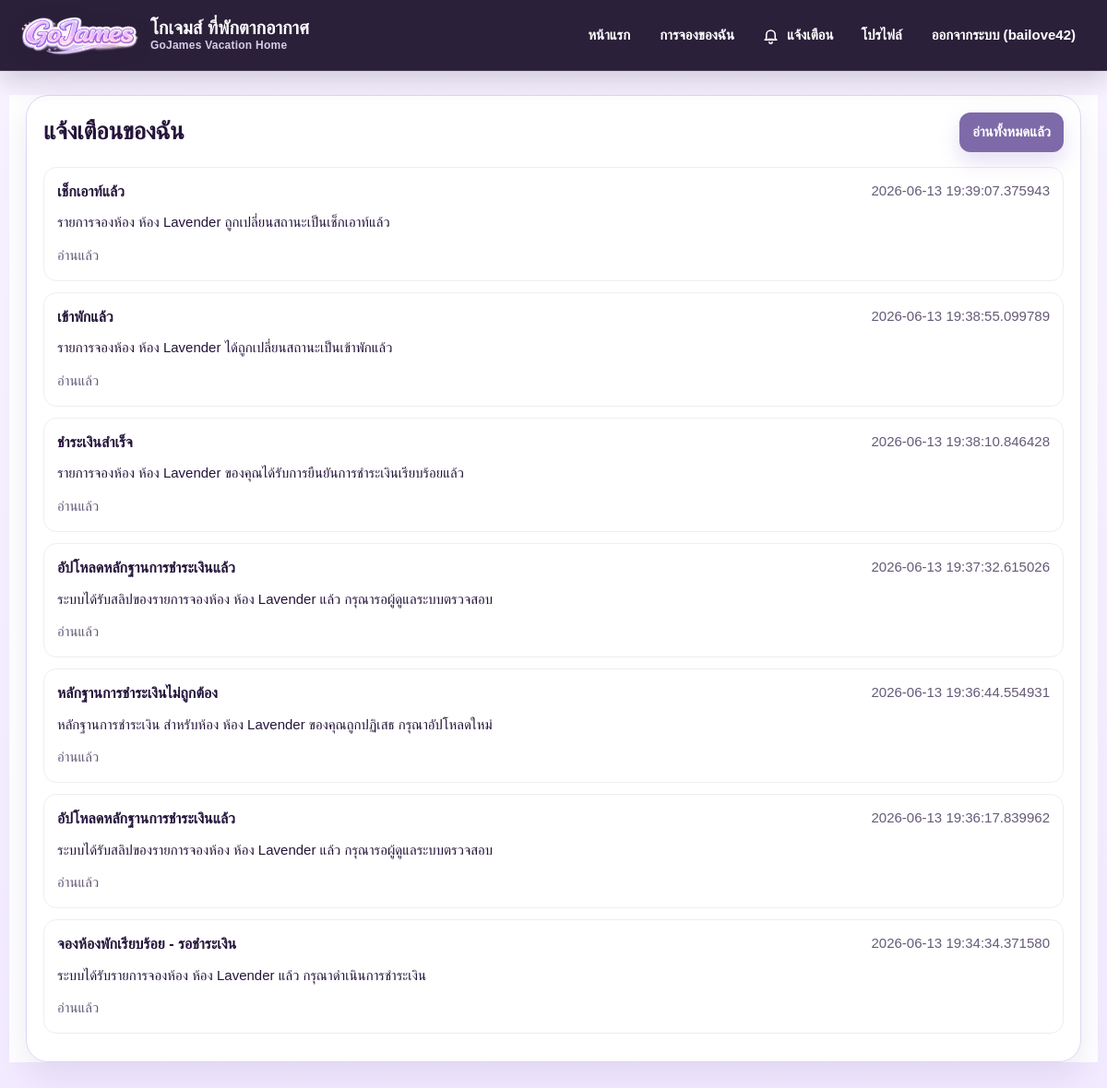
The app's page /notifications (signed in) with its own data.
### tables this page shows
CREATE TABLE notifications(
        id INTEGER PRIMARY KEY AUTOINCREMENT,
        username TEXT NOT NULL,
        title TEXT NOT NULL,
        message TEXT NOT NULL,
        is_read INTEGER NOT NULL DEFAULT 0,
        created_at TEXT NOT NULL
    );

### app.py (the view)
@app.route("/notifications")
def notifications():
    if "user" not in session:
        flash("กรุณาเข้าสู่ระบบก่อน")
        return redirect("/login")
    conn = get_db()
    cur = conn.cursor()
    cur.execute("""
        SELECT * FROM notifications
        WHERE username = ?
        ORDER BY id DESC
    """, (session["user"],))
    items = cur.fetchall()
    conn.close()
    return render_template("notifications.html", notifications=items)

### app.py (called while the page is built, shortened)
def get_db():
    conn = sqlite3.connect(DB_PATH)
    conn.row_factory = sqlite3.Row
    return conn

def get_now():
    return datetime.now()

@app.before_request
def run_auto_cancel_before_each_request():
    auto_cancel_expired_bookings()
    remind_before_checkin()

def remind_before_checkin():
    conn = get_db()
    cur = conn.cursor()
    now_dt = get_now()
    upcoming_limit = now_dt + timedelta(days=1)
    cur.execute("""
        SELECT * FROM bookings
        WHERE status IN ('deposit_paid', 'remaining_counter_pending')
          AND checkin_reminder_sent_at IS NULL
    """)
    rows = cur.fetchall()
    changed_ids = []
    for booking_id in changed_ids:
        cur.execute("""
            UPDATE bookings
            SET checkin_reminder_sent_at = ?
            WHERE id = ?
        """, (now_dt.strftime("%Y-%m-%d %H:%M:%S"), booking_id))
    conn.commit()
    conn.close()

def auto_cancel_expired_bookings():
    conn = get_db()
    cur = conn.cursor()
    now_str = get_now().strftime("%Y-%m-%d %H:%M:%S")
    cur.execute("""
        SELECT * FROM bookings
        WHERE status = 'approved'
          AND payment_deadline IS NOT NULL
          AND payment_deadline < ?
    """, (now_str,))
    expired_bookings = cur.fetchall()
    if not expired_bookings:
        conn.close()
        return

### templates/notifications.html (shortened to what this page needs)
{% extends "base.html" %}
{% block content %}
<div class="card">
    <div style="display:flex; justify-content:space-between; align-items:center; gap:10px; flex-wrap:wrap;">
        <h2 style="margin:0;">แจ้งเตือนของฉัน {% if unread_notification_count > 0 %}<span class="notification-badge" style="vertical-align:middle;">{{ unread_notification_count }}</span>{% endif %}</h2>
        <a class="btn btn-secondary" href="/notifications/read-all">อ่านทั้งหมดแล้ว</a>
    </div>
    <div style="margin-top:16px;">
        {% if notifications %}
            {% for n in notifications %}
            <div style="padding:14px; border:1px solid #eee; border-radius:14px; margin-bottom:12px; background:{% if n['is_read'] == 0 %}#faf5ff{% else %}white{% endif %};">
                <div style="display:flex; justify-content:space-between; gap:10px; flex-wrap:wrap;">
                    <strong>{{ n["title"] }}</strong>
                    <span class="muted">{{ n["created_at"] }}</span>
                </div>
                <p style="margin:10px 0 12px 0;">{{ n["message"] }}</p>
                {% if n["is_read"] == 0 %}
                    <a class="btn" href="/notifications/read/{{ n['id'] }}">ทำเครื่องหมายว่าอ่านแล้ว</a>
                {% else %}
                    <span class="muted">อ่านแล้ว</span>
                {% endif %}
            </div>
            {% endfor %}
        {% else %}
            <p class="muted">ยังไม่มีการแจ้งเตือน</p>
        {% endif %}
    </div>
</div>
{% endblock %}

### records on screen
notifications: title "เช็กเอาท์แล้ว", created_at "2026-06-13 19:39:07.375943", message "รายการจองห้อง ห้อง Lavender ถูกเปลี่ยนสถานะเป็นเช็กเอาท์แล้ว", is_read "อ่านแล้ว"
notifications: title "เข้าพักแล้ว", created_at "2026-06-13 19:38:55.099789", message "รายการจองห้อง ห้อง Lavender ได้ถูกเปลี่ยนสถานะเป็นเข้าพักแล้ว", is_read "อ่านแล้ว"
notifications: title "ชำระเงินสำเร็จ", created_at "2026-06-13 19:38:10.846428", message "รายการจองห้อง ห้อง Lavender ของคุณได้รับการยืนยันการชำระเงินเรียบร้อยแล้ว", is_read "อ่านแล้ว"
notifications: title "อัปโหลดหลักฐานการชำระเงินแล้ว", created_at "2026-06-13 19:37:32.615026", message "ระบบได้รับสลิปของรายการจองห้อง ห้อง Lavender แล้ว กรุณารอผู้ดูแลระบบตรวจสอบ", is_read "อ่านแล้ว"
notifications: title "หลักฐานการชำระเงินไม่ถูกต้อง", created_at "2026-06-13 19:36:44.554931", message "หลักฐานการชำระเงิน สำหรับห้อง ห้อง Lavender ของคุณถูกปฏิเสธ กรุณาอัปโหลดใหม่", is_read "อ่านแล้ว"
notifications: title "อัปโหลดหลักฐานการชำระเงินแล้ว", created_at "2026-06-13 19:36:17.839962", message "ระบบได้รับสลิปของรายการจองห้อง ห้อง Lavender แล้ว กรุณารอผู้ดูแลระบบตรวจสอบ", is_read "อ่านแล้ว"
notifications: title "จองห้องพักเรียบร้อย - รอชำระเงิน", created_at "2026-06-13 19:34:34.371580", message "ระบบได้รับรายการจองห้อง ห้อง Lavender แล้ว กรุณาดำเนินการชำระเงิน", is_read "อ่านแล้ว"

### other values on screen
{{ session.get('user') }} "bailove42"
